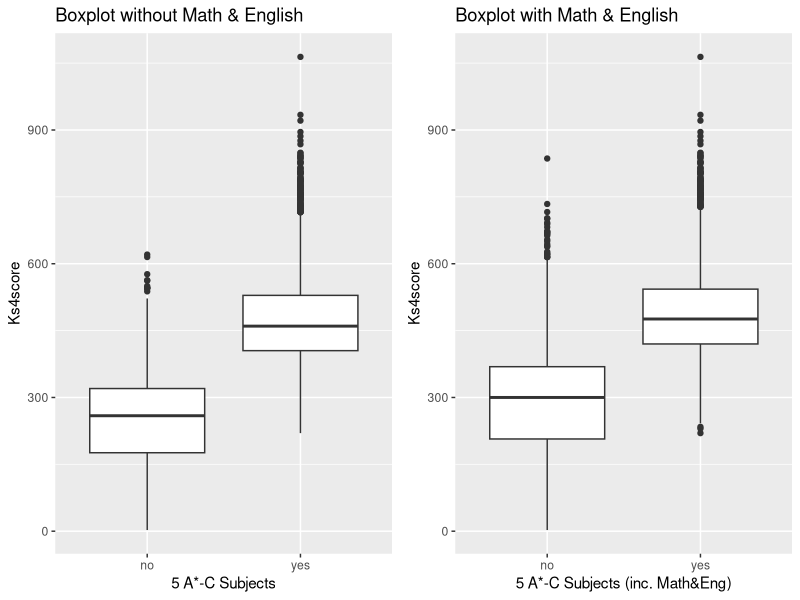
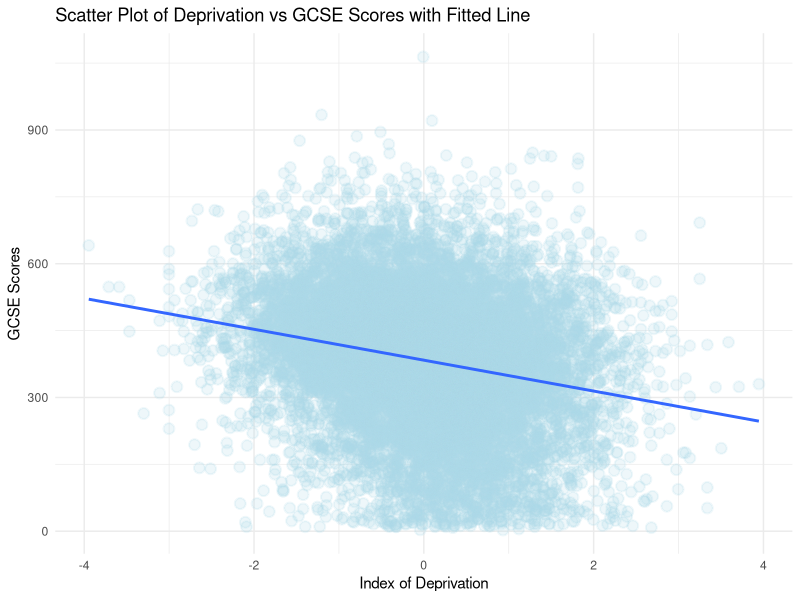
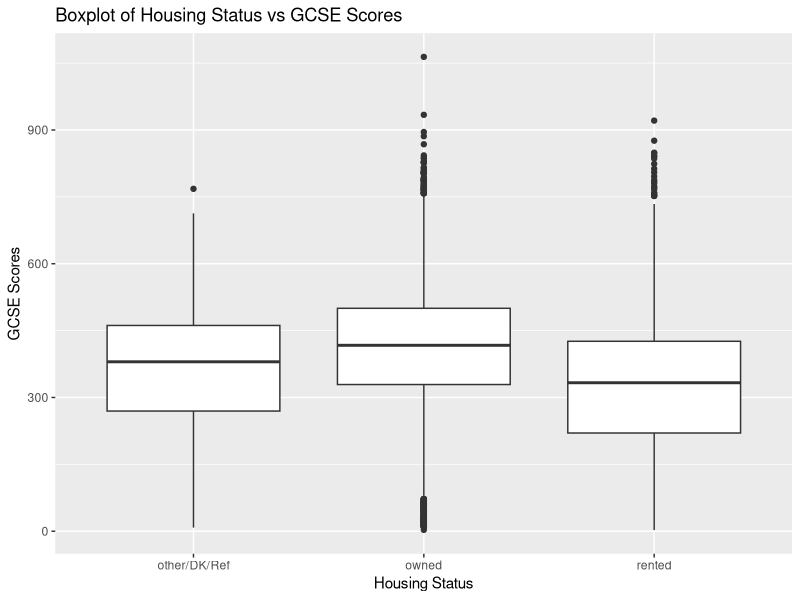
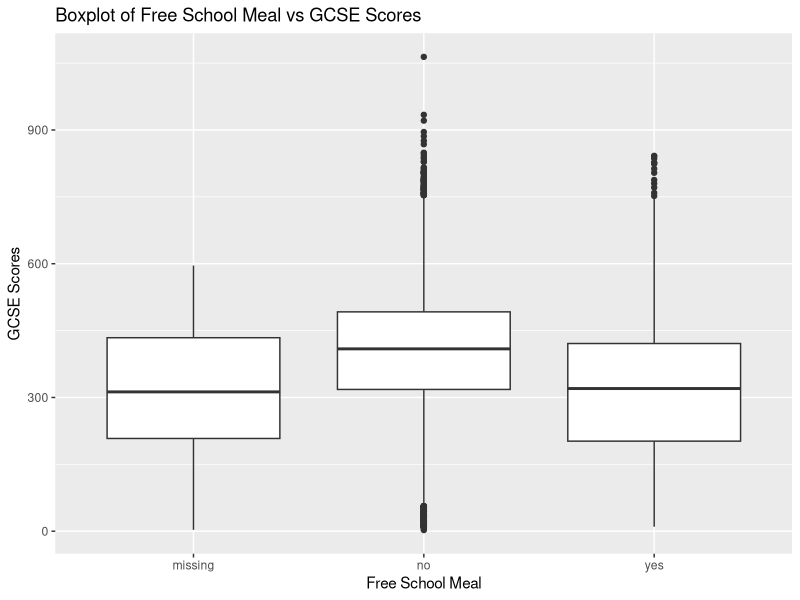
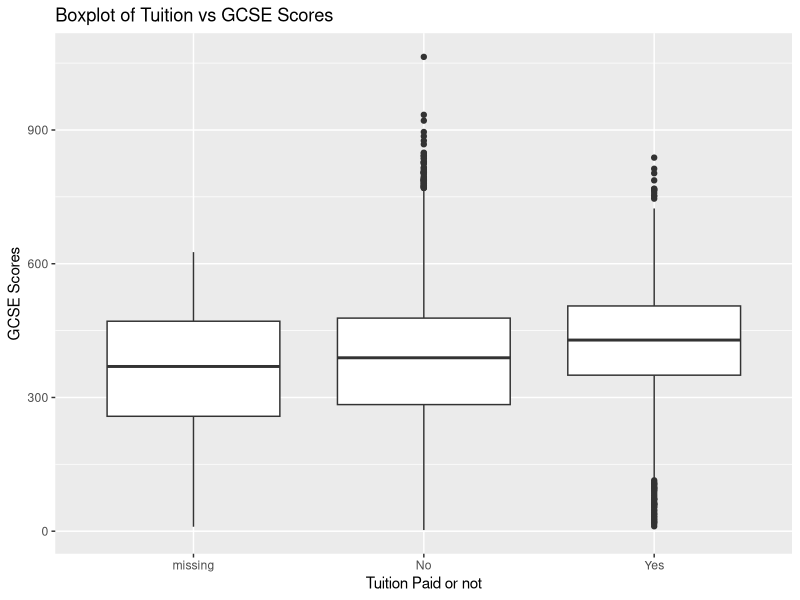
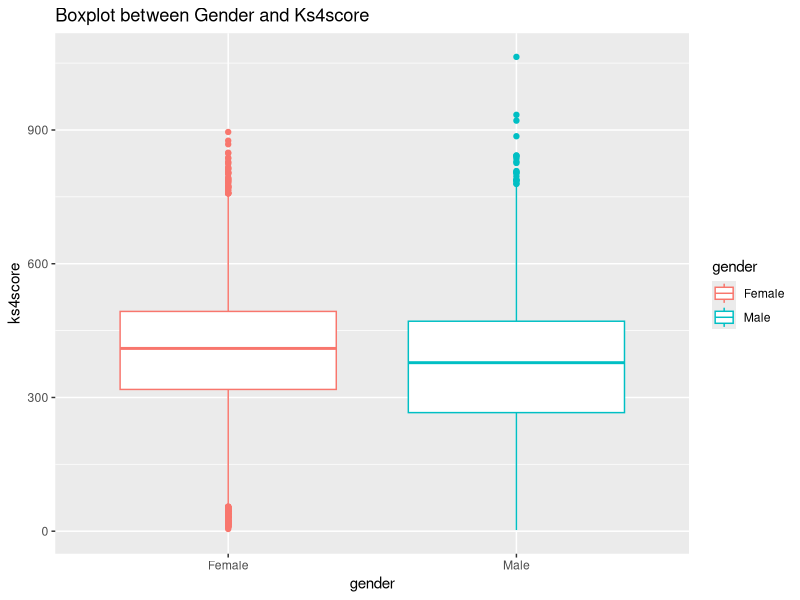
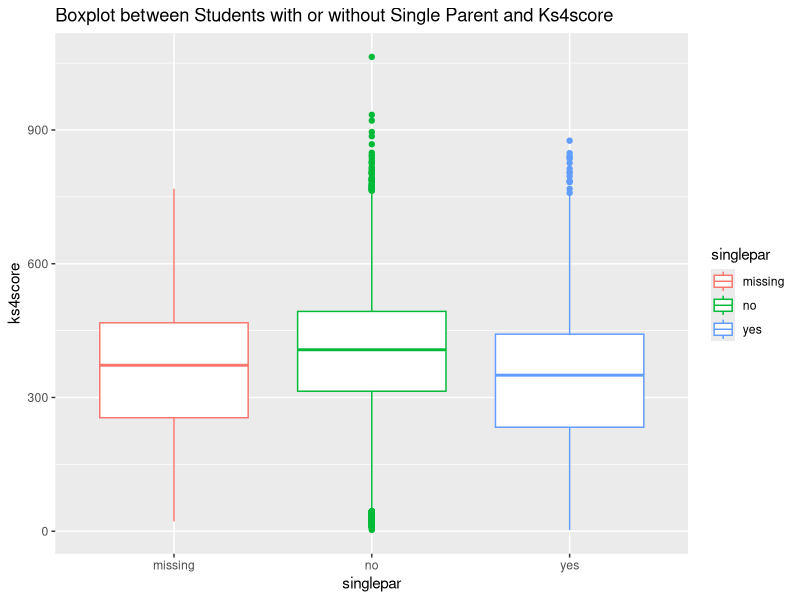
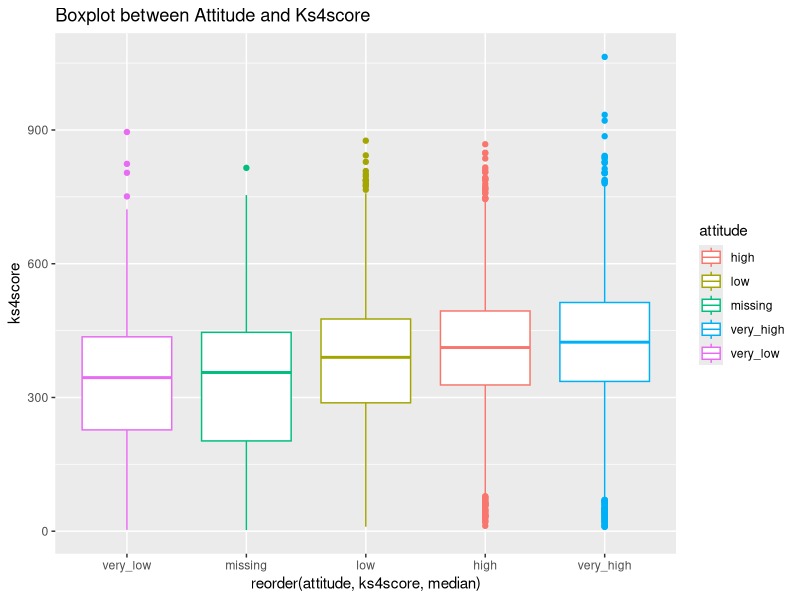

Write the R code that produced these figures, in order.
## ---- chunk 1
# set up
library(dplyr)       
library(tidyr)      
library(readr)      
library(lubridate)
library(arm)
library(tidyselect)
library(ggplot2)
library(car)
library(gridExtra)
## ---- chunk 2
# Data Loading
data<-read.csv("data/RWNS_final.csv", header=TRUE,stringsAsFactors=TRUE)
## ---- chunk 3
head(data)
summary(data)
## ---- chunk 4
fiveac_g<-ggplot(data=data, aes(x=fiveac,y=ks4score)) +
  geom_boxplot() +
  labs(title="Boxplot without Math & English",
         x="5 A*-C Subjects",
         y="Ks4score")

fiveem_g<-ggplot(data=data, aes(x=fiveem,y=ks4score)) +
  geom_boxplot() +
  labs(title="Boxplot with Math & English",
         x="5 A*-C Subjects (inc. Math&Eng)",
         y="Ks4score")

grid.arrange(fiveac_g, fiveem_g, nrow=1)
## ---- chunk 5
IDACI_g<-ggplot(data, aes(x = IDACI_n, y = ks4score)) + 
  geom_point(alpha=0.2, size=3, color="lightblue", stroke=1) + 
  geom_smooth(method = "lm",  
              se = FALSE) + 
  theme_minimal() + 
  labs(title = "Scatter Plot of Deprivation vs GCSE Scores with Fitted Line",
       x = "Index of Deprivation",
       y = "GCSE Scores")

IDACI_g
## ---- chunk 6
# Simple linear regression model
IDACI_lm <- lm(ks4score ~ IDACI_n, data = data)
display(IDACI_lm)
## ---- chunk 7
ks4score.lm.1<-lm(ks4score~IDACI_n+fsm+house+computer+tuition,
               data=data)
car::vif(ks4score.lm.1)
## ---- chunk 8
house_g<-ggplot(data=data, aes(x=house,y=ks4score)) +
  geom_boxplot() +
  labs(title="Boxplot of Housing Status vs GCSE Scores",
         x="Housing Status",
         y="GCSE Scores")
house_g
## ---- chunk 9
fsm_g<-ggplot(data=data, aes(x=fsm,y=ks4score)) +
  geom_boxplot() +
  labs(title="Boxplot of Free School Meal vs GCSE Scores",
         x="Free School Meal",
         y="GCSE Scores")
fsm_g
## ---- chunk 10
tuition_g<-ggplot(data=data, aes(x=tuition,y=ks4score)) +
  geom_boxplot() +
  labs(title="Boxplot of Tuition vs GCSE Scores",
         x="Tuition Paid or not",
         y="GCSE Scores")
tuition_g
## ---- chunk 11
## gender: no clear relationship between gender and ks4score
ggplot(data, aes(x=gender,y=ks4score, color=gender)) + geom_boxplot() + labs(title = 'Boxplot between Gender and Ks4score')
## ---- chunk 12
ggplot(data, aes(x=singlepar,y=ks4score, color=singlepar)) + geom_boxplot() + labs(title = 'Boxplot between Students with or without Single Parent and Ks4score')
## ---- chunk 13
ggplot(data, aes(x=reorder(attitude, ks4score, median),y=ks4score, color=attitude)) + geom_boxplot() + labs(title = 'Boxplot between Attitude and Ks4score')
## ---- chunk 14
# Simple linear regression model for attitude
attitude_lm <- lm(ks4score ~ attitude, data = data)
summary(attitude_lm)
## ---- chunk 15
ggplot(data, aes(x=FSMband,y=ks4score, color=FSMband)) + geom_boxplot()
## ---- chunk 16
ggplot(data, aes(x=reorder(hiquamum, ks4score, median),y=ks4score, color=hiquamum)) + geom_boxplot() + theme(axis.text.x = element_text(angle = 90, vjust = 0.5, hjust=1))
## ---- chunk 17
# select subset of data for k3 variable
data_k3 <- data[c("ks4score","k3en", "k3ma", "k3sc")]
# tidy up the data for ggplot
tidydata_k3 <- data_k3 %>%
  pivot_longer(cols = -"ks4score", names_to="k3", values_to="level")
tidydata_k3
ggplot(tidydata_k3, aes(x=k3,y=ks4score, color=k3)) + geom_boxplot()
## ---- chunk 18
# Simple linear regression model for k3
k3_lm <- lm(ks4score ~ k3en+k3ma+k3sc, data = data)
summary(k3_lm)
## ---- chunk 19
ggplot(data, aes(x=exclude,y=ks4score, color=exclude)) + geom_boxplot() + labs(title = 'Boxplot between exclude and Ks4score')
## ---- chunk 20
ggplot(data, aes(x=truancy,y=ks4score, color=truancy)) + geom_boxplot() + labs(title = 'Boxplot between truancy and Ks4score')
## ---- chunk 21
ggplot(data, aes(x=absent,y=ks4score, color=absent)) + geom_boxplot() + labs(title = 'Boxplot between absent and Ks4score')
## ---- chunk 22
# Simple linear regression model for absent, exclude, and truancy
absent_lm <- lm(ks4score ~ absent+exclude+truancy, data = data)
summary(absent_lm)
## ---- chunk 23
ggplot(data, aes(x=reorder(SECshort, ks4score, median),y=ks4score, color=SECshort)) + geom_boxplot() + labs(title = 'Boxplot between SECshort and Ks4score') + theme(axis.text.x = element_text(angle = 90, vjust = 0.5, hjust=1))
## ---- chunk 24
ggplot(data, aes(x=parasp,y=ks4score, fill=pupasp)) + geom_boxplot() + labs(title = 'Boxplot between parasp, pupasp, and Ks4score')
## ---- chunk 25
# Simple linear regression model for parasp and pupasp
pasp_lm <- lm(ks4score ~ parasp*pupasp, data = data)
summary(pasp_lm)
